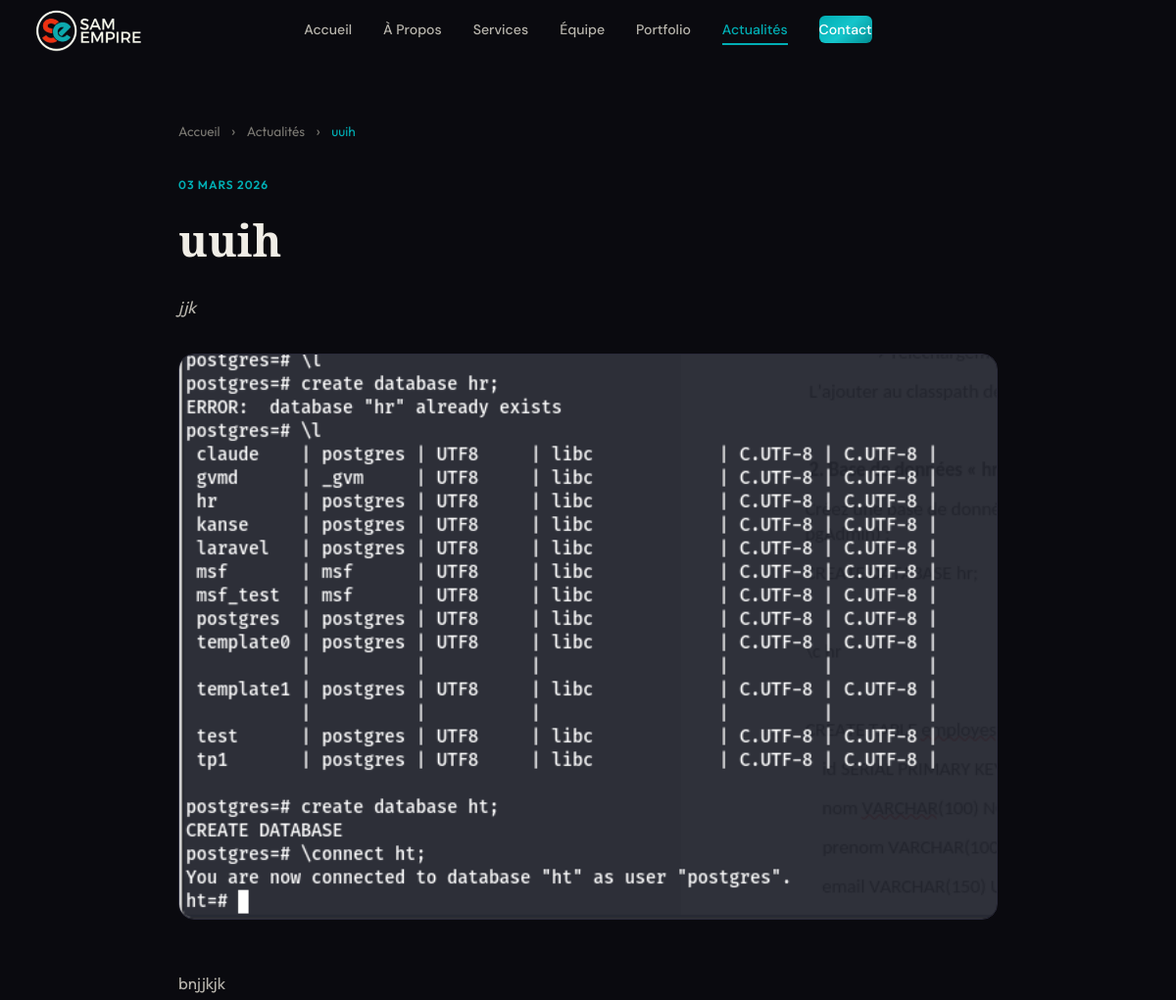
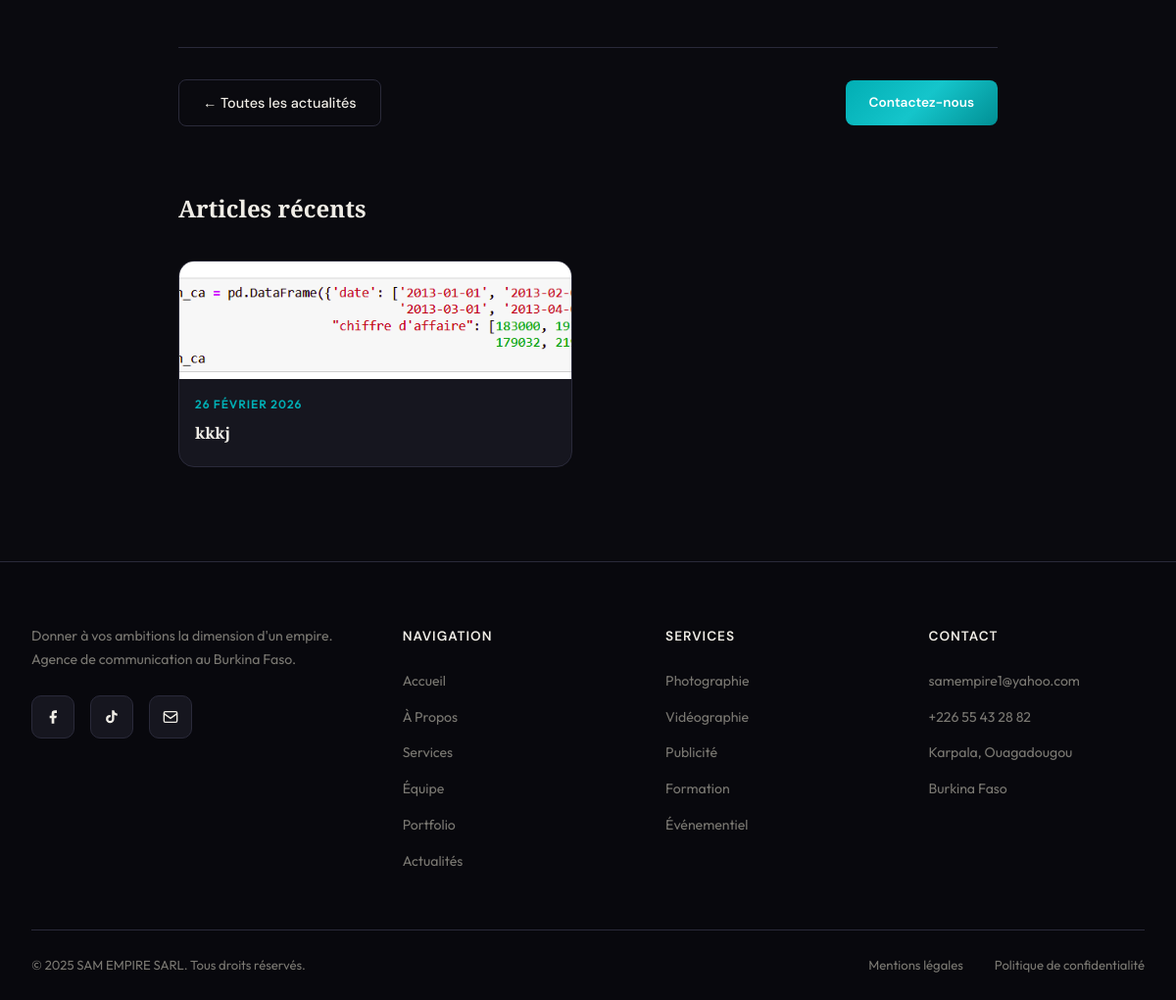
The page /actualites/uuih/ on the database its author committed (2 pictures, top to bottom).
### core/models.py (models this page shows, shortened)
class Article(models.Model):
    titre = models.CharField(max_length=200, verbose_name="Titre de l'article")
    slug = models.SlugField(max_length=220, unique=True, blank=True, verbose_name="Slug URL")
    contenu = models.TextField(verbose_name="Contenu")
    resume = models.CharField(max_length=300, verbose_name="Résumé court",
                              help_text="Affiché sur la page d'accueil (max 300 caractères)")
    image = models.ImageField(upload_to='articles/', blank=True, null=True, verbose_name="Image de couverture")
    icone = models.CharField(max_length=10, default='📰', verbose_name="Icône emoji",
                             help_text="Utilisée si pas d'image (ex: 📰 🎥 🚀 🏆)")
    date_publication = models.DateTimeField(verbose_name="Date de publication")
    publie = models.BooleanField(default=True, verbose_name="Publié")
    date_creation = models.DateTimeField(auto_now_add=True)
    class Meta:
        ordering = ['-date_publication']
        verbose_name = "Article"
        verbose_name_plural = "Articles"

### core/views.py (the view)
# urls.py: path('actualites/<slug:slug>/', views.article_detail, name='article_detail'),
def article_detail(request, slug):
    article = get_object_or_404(Article, slug=slug, publie=True)
    recents = Article.objects.filter(publie=True).exclude(pk=article.pk)[:4]
    return render(request, 'core/article_detail.html', {
        'article': article, 'recents': recents,
    })

### templates/core/article_detail.html (shortened to what this page needs)
{% extends 'core/base.html' %}
{% load static %}
{% block nav_actualites %}active{% endblock %}
{% block content %}
<article class="section-padding page-section" style="min-height:100vh;">
<div class="container" style="max-width:900px;">
    <div style="margin-bottom:2rem;">
        <a href="{% url 'index' %}" style="color:var(--text-muted);font-size:.85rem;">Accueil</a>
        <span style="color:var(--text-muted);margin:0 .5rem;">›</span>
        <a href="{% url 'articles_list' %}" style="color:var(--text-muted);font-size:.85rem;">Actualités</a>
        <span style="color:var(--text-muted);margin:0 .5rem;">›</span>
        <span style="color:var(--primary-blue);font-size:.85rem;">{{ article.titre|truncatewords:5 }}</span>
    </div>
    <div class="actu-card-date" style="margin-bottom:1rem;">{{ article.date_publication|date:"d F Y" }}</div>
    <h1 style="font-family:var(--font-display);font-size:clamp(2rem,4vw,2.8rem);font-weight:700;line-height:1.3;margin-bottom:1.5rem;">{{ article.titre }}</h1>
    <p style="font-size:1.1rem;color:var(--text-light);line-height:1.8;margin-bottom:2rem;font-style:italic;">{{ article.resume }}</p>
    {% if article.image %}
    <div style="border-radius:16px;overflow:hidden;margin-bottom:3rem;border:1px solid var(--dark-border);">
        <img src="{{ article.image.url }}" alt="{{ article.titre }}" style="width:100%;height:auto;display:block;">
    </div>
    {% endif %}
    <div style="font-size:1.05rem;color:var(--text-light);line-height:2;margin-bottom:3rem;">
        {{ article.contenu|linebreaksbr }}
    </div>
    <div style="display:flex;align-items:center;justify-content:space-between;padding-top:2rem;border-top:1px solid var(--dark-border);flex-wrap:wrap;gap:1rem;">
        <a href="{% url 'articles_list' %}" class="btn-outline" style="padding:.7rem 1.5rem;">← Toutes les actualités</a>
        <a href="{% url 'page_contact' %}" class="btn-primary" style="padding:.7rem 1.5rem;font-size:.85rem;">Contactez-nous</a>
    </div>
    {% if recents %}
    <div style="margin-top:4rem;">
        <h3 style="font-family:var(--font-display);font-size:1.5rem;font-weight:700;margin-bottom:2rem;">Articles récents</h3>
        <div class="actualites-grid" style="grid-template-columns:repeat(2,1fr);">
            {% for r in recents %}
            <a href="{% url 'article_detail' r.slug %}" class="actu-card-link">
                <div class="actu-card">
                    <div class="actu-card-image" style="height:120px;">{% if r.image %}<img src="{{ r.image.url }}" alt="{{ r.titre }}">{% else %}{{ r.icone }}{% endif %}</div>
                    <div class="actu-card-body" style="padding:1rem;"><div class="actu-card-date">{{ r.date_publication|date:"d F Y" }}</div><h4 style="font-size:1rem;">{{ r.titre|truncatewords:8 }}</h4></div>
                </div>
            </a>
            {% endfor %}
        </div>
    </div>
    {% endif %}
</div>
</article>
{% endblock %}

### static/css/style.css (style rules this page uses)
:root { --primary-blue:#2E86DE;--primary-blue-light:#54A0FF;--primary-blue-dark:#1B6CB5; --dark-bg:#0A0A0F;--dark-surface:#111118;--dark-card:#16161F;--dark-card-hover:#1C1C28;--dark-border:#2A2A3A; --text-white:#F0EDE6;--text-light:#B8B5AD;--text-muted:#7A7872; --accent-red:#C44B4B;--accent-green:#4BAA7D; --gradient-blue:linear-gradient(135deg,#2E86DE 0%,#54A0FF 50%,#1B6CB5 100%); --shadow-blue:0 0 40px rgba(46,134,222,.15);--shadow-card:0 8px 32px rgba(0,0,0,.4); --transition:all .4s cubic-bezier(.25,.46,.45,.94); --font-display:'Playfair Display',Georgia,serif;--font-body:'Outfit',sans-serif;--font-accent:'DM Sans',sans-serif; --bg-hero:#0A0A0F; --bg-about:#0D0E16; --bg-mission:#0A0B12; --bg-services:#0E1018; --bg-team:#0B0D15; --bg-portfolio:#100D14; --bg-partners:#0A0C12; --bg-actus:#0E0F17; --bg-testimonials:#0B0A12; --bg-contact:#0D0E16; }
*,*::before,*::after { margin:0;padding:0;box-sizing:border-box }
html { scroll-behavior:smooth;font-size:16px;scroll-padding-top:80px }
body { font-family:var(--font-body);background:var(--dark-bg);color:var(--text-white);line-height:1.7;overflow-x:hidden;-webkit-font-smoothing:antialiased }
img { max-width:100%;height:auto;display:block }
a { text-decoration:none;color:inherit;transition:var(--transition) }
.container { max-width:1280px;margin:0 auto;padding:0 2rem }
.section-padding { padding:6rem 0 }
.btn-primary { display:inline-flex;align-items:center;gap:10px;padding:1rem 2.2rem;background:var(--gradient-blue);color:#fff;font-family:var(--font-accent);font-size:.9rem;font-weight:600;border-radius:8px;border:none;cursor:pointer;transition:var(--transition);position:relative;overflow:hidden }
.btn-primary::before { content:'';position:absolute;top:0;left:-100%;width:100%;height:100%;background:linear-gradient(90deg,transparent,rgba(255,255,255,.2),transparent);transition:left .6s }
.btn-outline { display:inline-flex;align-items:center;gap:10px;padding:1rem 2.2rem;background:transparent;color:var(--text-white);font-family:var(--font-accent);font-size:.9rem;font-weight:500;border-radius:8px;border:1px solid var(--dark-border);cursor:pointer;transition:var(--transition) }
.actualites-grid { display:grid;grid-template-columns:repeat(3,1fr);gap:2rem }
.actu-card { background:var(--dark-card);border-radius:16px;border:1px solid var(--dark-border);overflow:hidden;transition:var(--transition) }
.actu-card-image { width:100%;height:200px;background:var(--dark-surface);display:flex;align-items:center;justify-content:center;font-size:3rem;overflow:hidden }
.actu-card-image img { width:100%;height:100%;object-fit:cover }
.actu-card-body { padding:1.5rem }
.actu-card-date { font-size:.75rem;color:var(--primary-blue);font-weight:600;letter-spacing:1px;text-transform:uppercase;margin-bottom:.5rem }
.actu-card-body h4 { font-family:var(--font-display);font-size:1.15rem;font-weight:700;margin-bottom:.5rem;line-height:1.3 }

### static/css/patch.css (style rules this page uses)
:root { --primary-blue: #01AEB4 !important; --primary-blue-light: #15C5CB !important; --primary-blue-dark: #018F94 !important; --gradient-blue: linear-gradient(135deg, #01AEB4 0%, #15C5CB 50%, #018F94 100%) !important; --shadow-blue: 0 0 40px rgba(1, 174, 180, .15) !important; }
.page-section { padding-top: 120px !important; min-height: 100vh; }
.page-section:first-child { padding-top: 120px !important; }
.actu-card-link { text-decoration: none; color: inherit; display: block; }

### rows shown on the page
Article: titre "uuih", date_publication "03 MARS 2026", resume "jjk", image (picture), contenu "bnjjkjk"
Article: image (picture), date_publication "26 FÉVRIER 2026", titre "kkkj"
